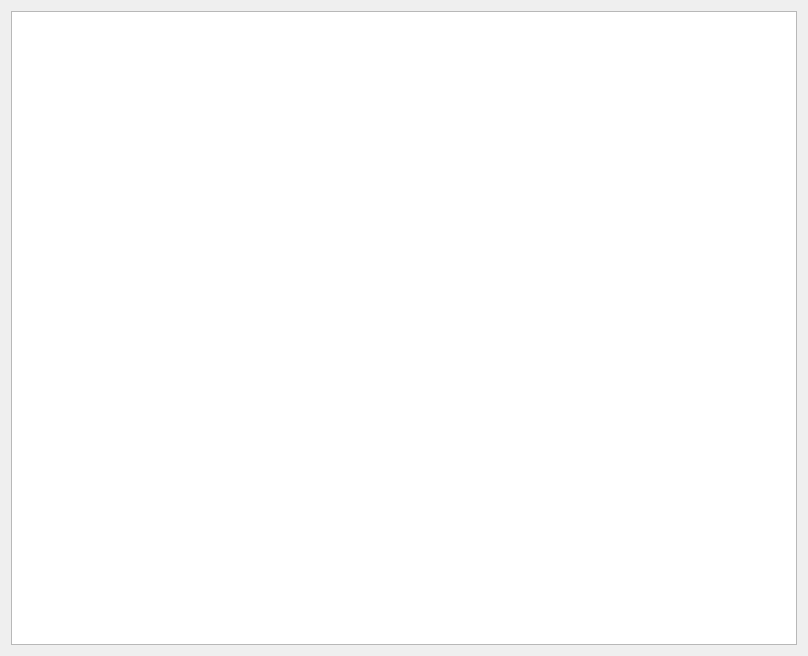
<?xml version="1.0" encoding="UTF-8"?>
<ui version="4.0">
 <class>Dialog2</class>
 <widget class="QDialog" name="Dialog2">
  <property name="geometry">
   <rect>
    <x>0</x>
    <y>0</y>
    <width>808</width>
    <height>656</height>
   </rect>
  </property>
  <property name="windowTitle">
   <string>Form</string>
  </property>
  <layout class="QVBoxLayout" name="verticalLayout">
   <item>
    <widget class="GraphicsLayoutWidget" name="graphicsView"/>
   </item>
  </layout>
 </widget>
 <customwidgets>
  <customwidget>
   <class>GraphicsLayoutWidget</class>
   <extends>QGraphicsView</extends>
   <header>pyqtgraph</header>
  </customwidget>
 </customwidgets>
 <resources/>
 <connections/>
</ui>
